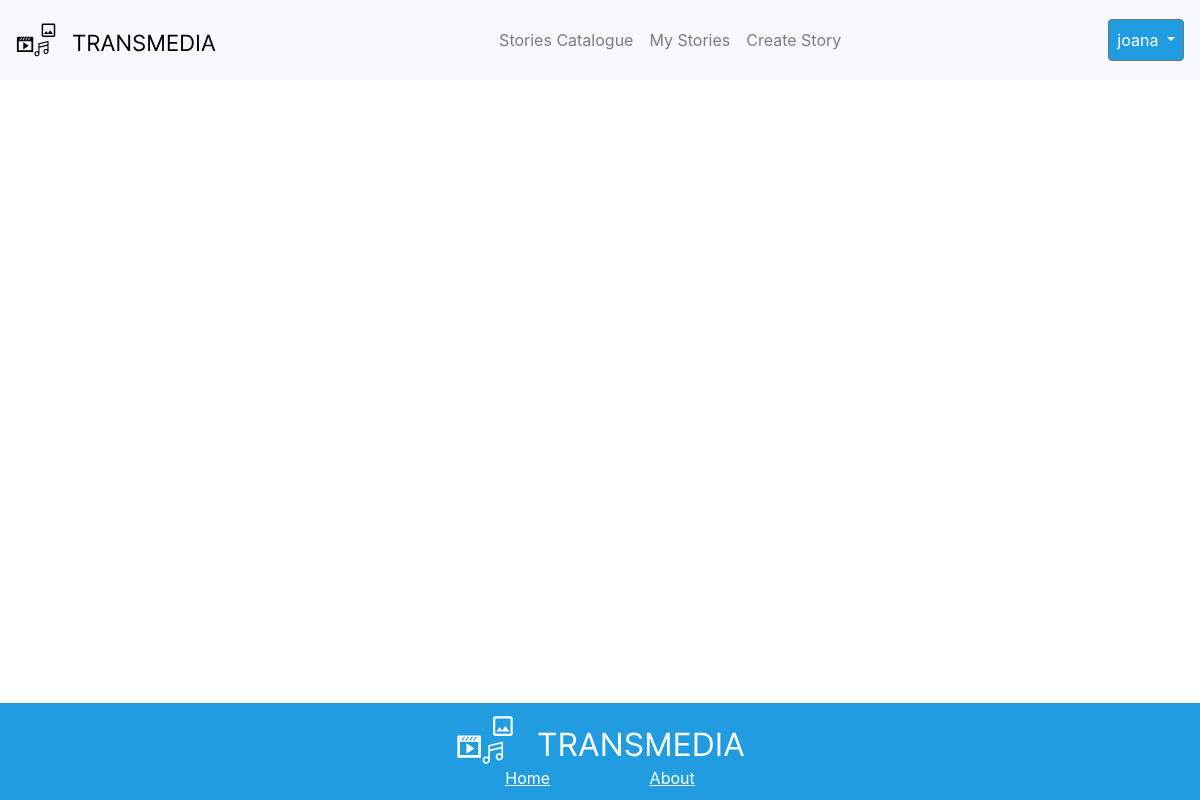
The page /my_stories.php (signed in) on the database as committed earlier.
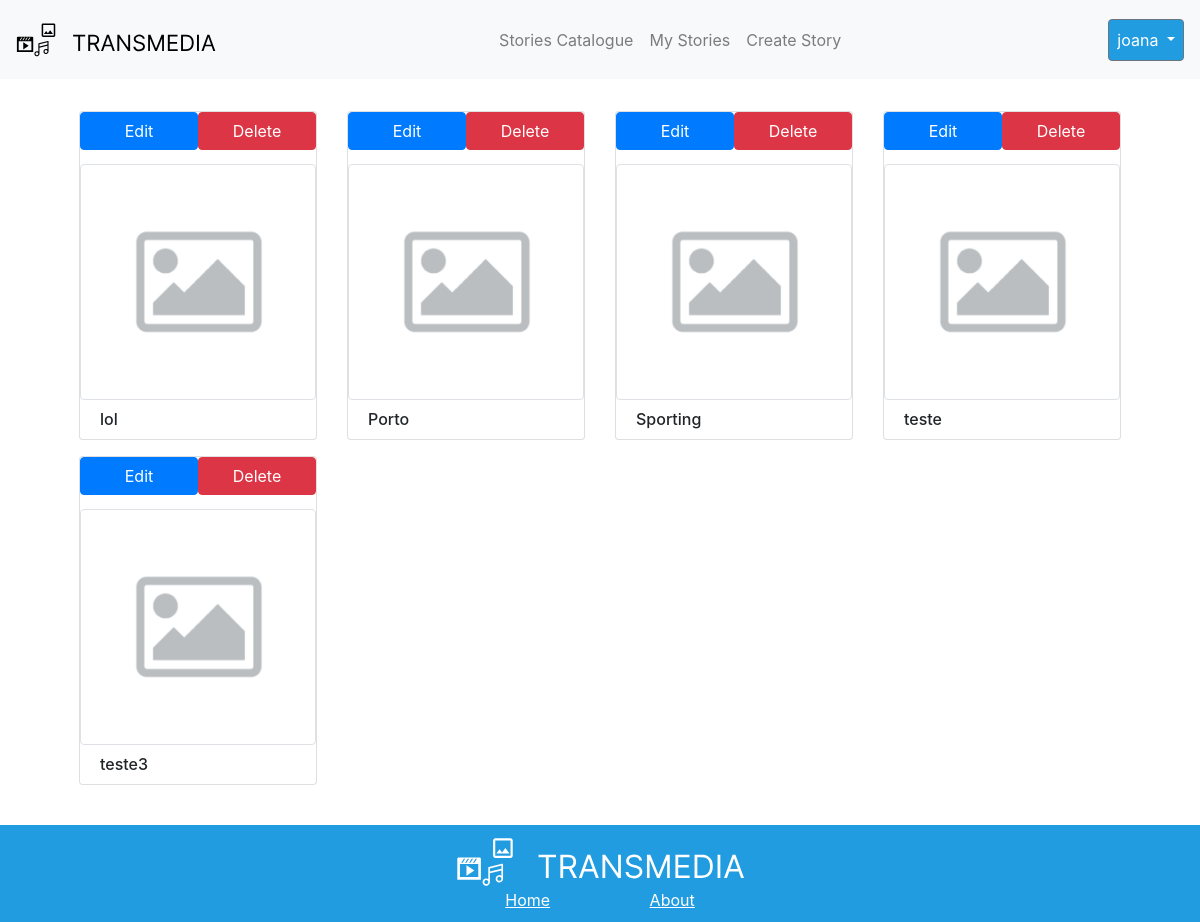
The same page on the database as committed later.
### tables this page shows
CREATE TABLE `story` (
  `id` int(11) NOT NULL,
  `name` varchar(255) NOT NULL,
  `description` varchar(255) NOT NULL,
  `author` varchar(255) NOT NULL
);

### my_stories.php (the view, shortened to what this page needs)
<?php
include "NavBar.php";
$stmt = $pdo->prepare('SELECT id,name FROM story where author = ? ORDER BY name');
$stmt->execute([$_SESSION['user']]);
$stories = $stmt->fetchAll(PDO::FETCH_DEFAULT);
?>
<!DOCTYPE html>
<html lang="en">
<head>
</head>
<body>
    <div class="stories m-2 mr-5 ml-5 mt-3">
        <div class="row m-3">
            <?php
            foreach ($stories as $story) : ?>
                <div class="col-12 col-sm-6 col-md-4 col-lg-3 mb-3">
                    <div class="card">
                        <div class="row w-100 m-0">
                            <div class="col-6 p-0">
                                <a class="btn btn-primary w-100" href="edit_story.php?id=<?= $story['id'] ?>">Edit</a>
                            </div>
                            <div class="col-6 p-0">
                                <a onclick="confirmDelete()" class="btn btn-danger w-100" href="delete_story.php?id=<?= $story['id'] ?>">Delete</a>
                            </div>
                        </div>
                        <a class="text-reset text-decoration-none" href="selectedStoryPage.php?id=<?= $story['id'] ?>">
                            <div style="height: 250px; display: flex; align-items: flex-end;">
                                <img src="<?php
                                            $stmt = $pdo->prepare('SELECT image FROM image where storyID = ? ORDER BY storyOrder LIMIT 1');
                                            $stmt->execute([$story['id']]);
                                            $stmt->rowCount() > 0 ? $img = "./files/story_" . $story['id'] . "/image/" . $stmt->fetch()['image'] : $img = "default_image.png";
                                            echo $img; ?>" class="w-100 img-thumbnail" alt="Story Image" style="max-height: 100%;">
                            </div>
                            <div class="card-body">
                            <h6 class="card-title m-0"><?php echo $story['name'] ?></h6>
                            </div>
                        </a>
                    </div>
                </div>
            <?php endforeach; ?>
        </div>
    </div>
    <?php
    include "footer.php";
    ?>
</body>
</html>

Rows that differ between the two databases and show on the page:
now on this page (row edited): story: name "lol"
now on this page (row edited): story: name "Porto"
now on this page (row edited): story: name "Sporting"
added story: name "teste"
added story: name "teste3"
